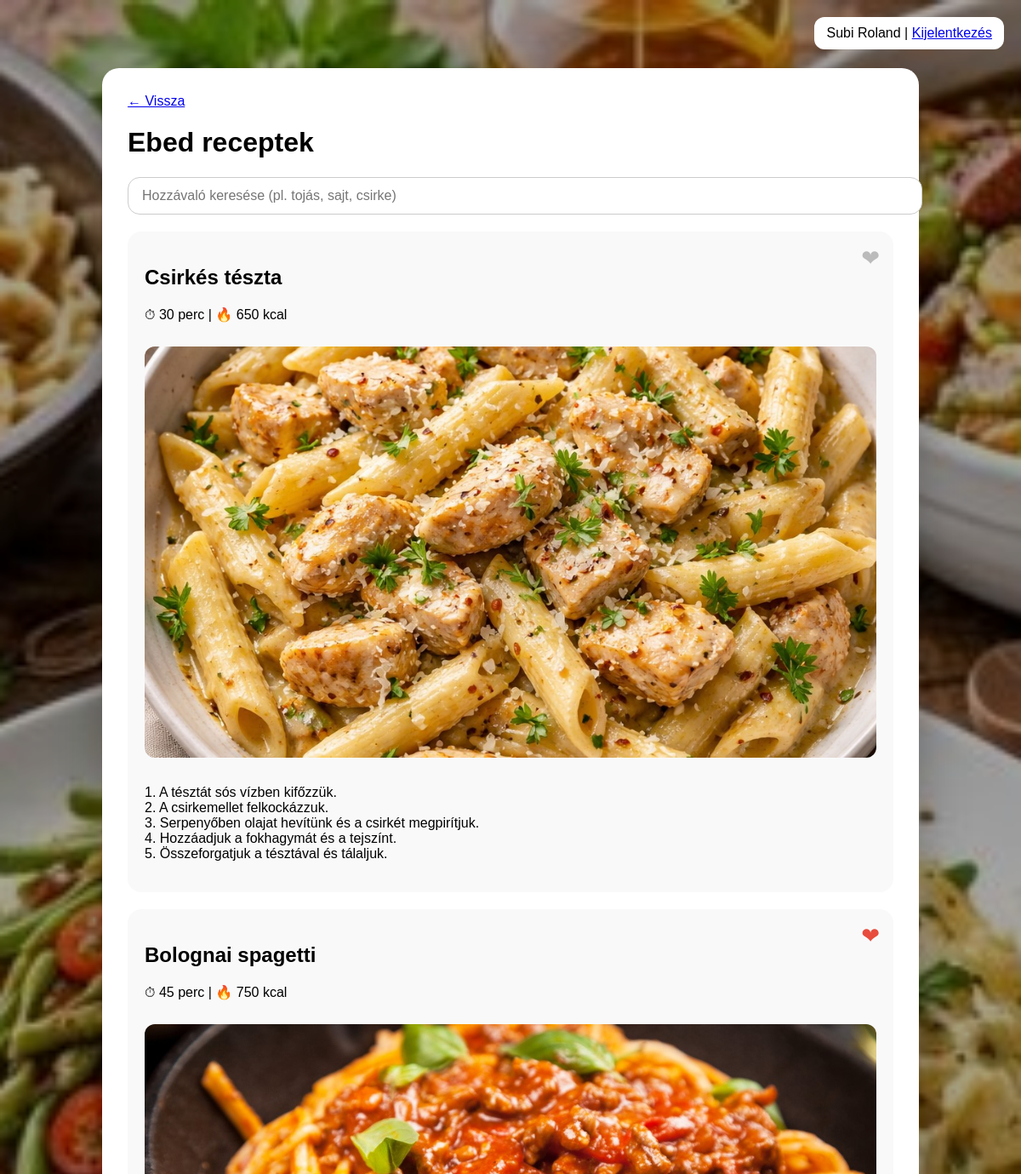
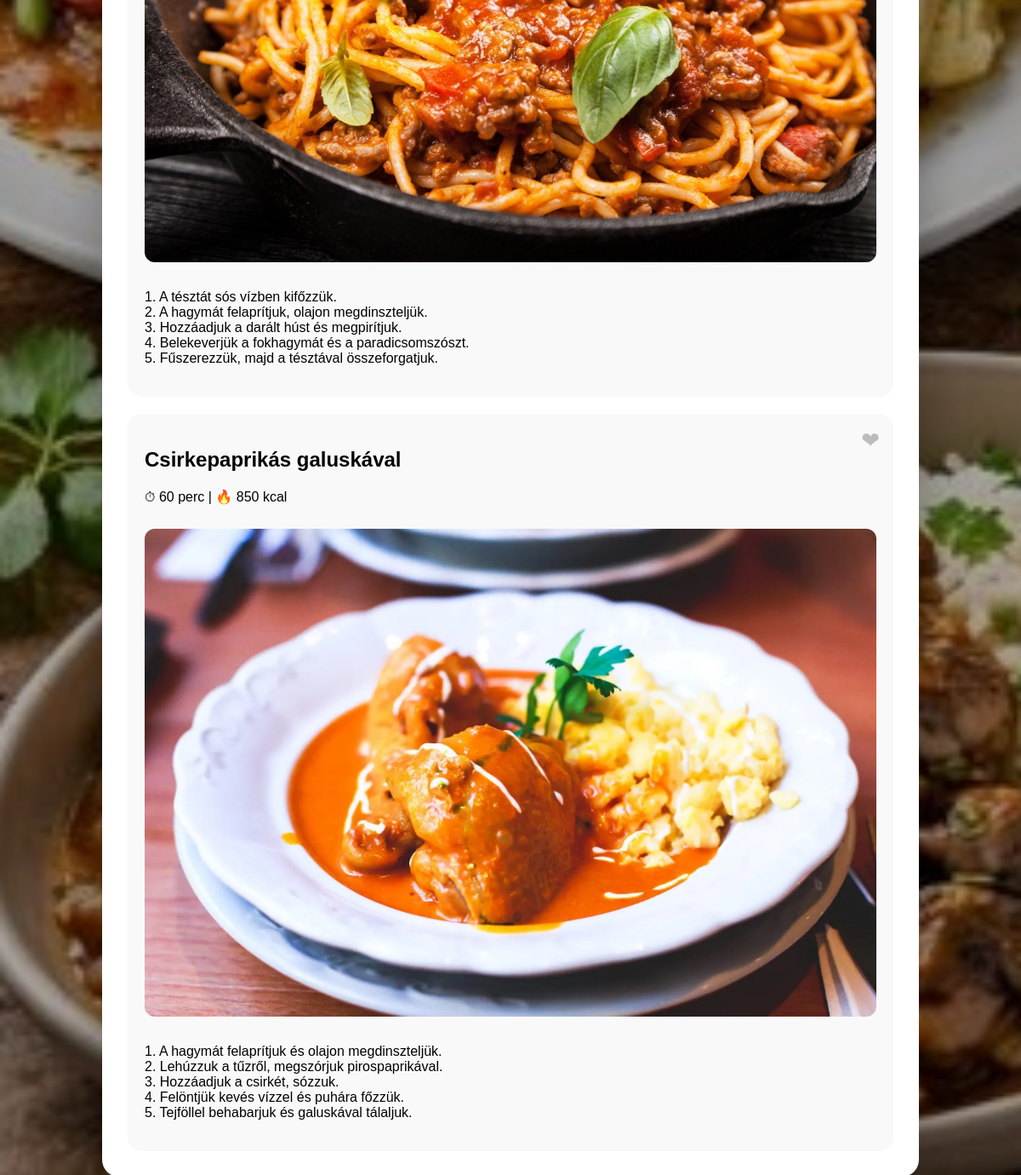
Screenshot of /receptek.php?cat=ebed (signed in) with the database file from the repository (2 pictures, top to bottom).
### tables this page shows
CREATE TABLE `receptek` (
  `id` int(11) NOT NULL,
  `cim` varchar(255) NOT NULL,
  `kategoria` enum('Reggeli','Ebed','Vacsora','kedvencek') NOT NULL,
  `ido` int(11) NOT NULL,
  `kaloria` int(11) NOT NULL,
  `hozzavalok` text NOT NULL,
  `leiras` text NOT NULL,
  `kep` varchar(255) NOT NULL
);

### receptek.php (the view, shortened to what this page needs)
<?php
$user_id = (int)$_SESSION["user_id"];
$cat = $_GET["cat"] ?? "reggeli";
$ing = trim($_GET["ing"] ?? "");
$conn = new mysqli("localhost","root","","zsebszakács");
$fav = [];
$fq = $conn->prepare("SELECT recept_id FROM kedvencek WHERE user_id=?");
$fq->bind_param("i", $user_id);
$fq->execute();
$fr = $fq->get_result();
while ($row = $fr->fetch_assoc()) {
    $fav[(int)$row["recept_id"]] = true;
}
$params = [];
$types  = "";
if ($cat === "kedvencek") {
    $sql = "
        SELECT r.*
        FROM receptek r
        INNER JOIN kedvencek k ON k.recept_id = r.id
        WHERE k.user_id = ?
    ";
    $params[] = $user_id;
    $types .= "i";
} else {
    $sql = "SELECT * FROM receptek WHERE LOWER(kategoria) = ?";
    $params[] = $cat;
    $types .= "s";
}
$stmt = $conn->prepare($sql);
$stmt->bind_param($types, ...$params);
$stmt->execute();
$res = $stmt->get_result();
?>
<!DOCTYPE html>
<html lang="hu">
<head>
</head>
<body>
<div class="overlay">
<div class="top">
<?= htmlspecialchars($_SESSION["username"]) ?> |
<a href="kijelentkezes.php">Kijelentkezés</a>
</div>
<div class="container">
<a href="index.php">← Vissza</a>
<h1><?= ($cat==="kedvencek" ? "Kedvencek" : ucfirst($cat)." receptek") ?></h1>
<form method="get" class="search-box">
    <input
        type="text"
        name="ing"
        placeholder="Hozzávaló keresése (pl. tojás, sajt, csirke)"
        value="<?= htmlspecialchars($ing) ?>"
    >
</form>
<?php while ($r = $res->fetch_assoc()): ?>
    <?php $rid = (int)$r["id"]; ?>
    <div class="recept">
        <span
            class="fav-btn <?= isset($fav[$rid]) ? "active" : "" ?>"
            onclick="toggleFav(this, <?= $rid ?>)"
            title="Kedvencekhez"
        >❤</span>
        <h2><?= htmlspecialchars($r['cim']) ?></h2>
        <p>⏱ <?= (int)$r['ido'] ?> perc | 🔥 <?= (int)$r['kaloria'] ?> kcal</p>
        <?php if (!empty($r['kep'])): ?>
            <img src="<?= htmlspecialchars($r['kep']) ?>" alt="<?= htmlspecialchars($r['cim']) ?>">
        <?php endif; ?>
        <p><?= nl2br(htmlspecialchars($r['leiras'])) ?></p>
    </div>
<?php endwhile; ?>
</div>
</div>
</body>
</html>

### rows the page displays
receptek: cim "Csirkés tészta", ido "30", kaloria "650", kep (picture), leiras "1. A tésztát sós vízben kifőzzük. 2. A csirkemellet felkockázzuk. 3. Serpenyőben olajat hevítünk és a csirkét megpirítjuk. 4. Hozzáadjuk a fokhagymát és a tejszínt. 5. Összeforgatjuk a tésztával és tálaljuk."
receptek: cim "Bolognai spagetti", ido "45", kaloria "750", shows a picture, leiras "1. A tésztát sós vízben kifőzzük. 2. A hagymát felaprítjuk, olajon megdinszteljük. 3. Hozzáadjuk a darált húst és megpirítjuk. 4. Belekeverjük a fokhagymát és a paradicsomszószt. 5. Fűszerezzük, majd a tésztával összeforgatjuk."
receptek: cim "Csirkepaprikás galuskával", ido "60", kaloria "850", kep (picture), leiras "1. A hagymát felaprítjuk és olajon megdinszteljük. 2. Lehúzzuk a tűzről, megszórjuk pirospaprikával. 3. Hozzáadjuk a csirkét, sózzuk. 4. Felöntjük kevés vízzel és puhára főzzük. 5. Tejföllel behabarjuk és galuskával tálaljuk."

### other values shown
$_SESSION["username"] "Subi Roland"
$cat "Ebed"
